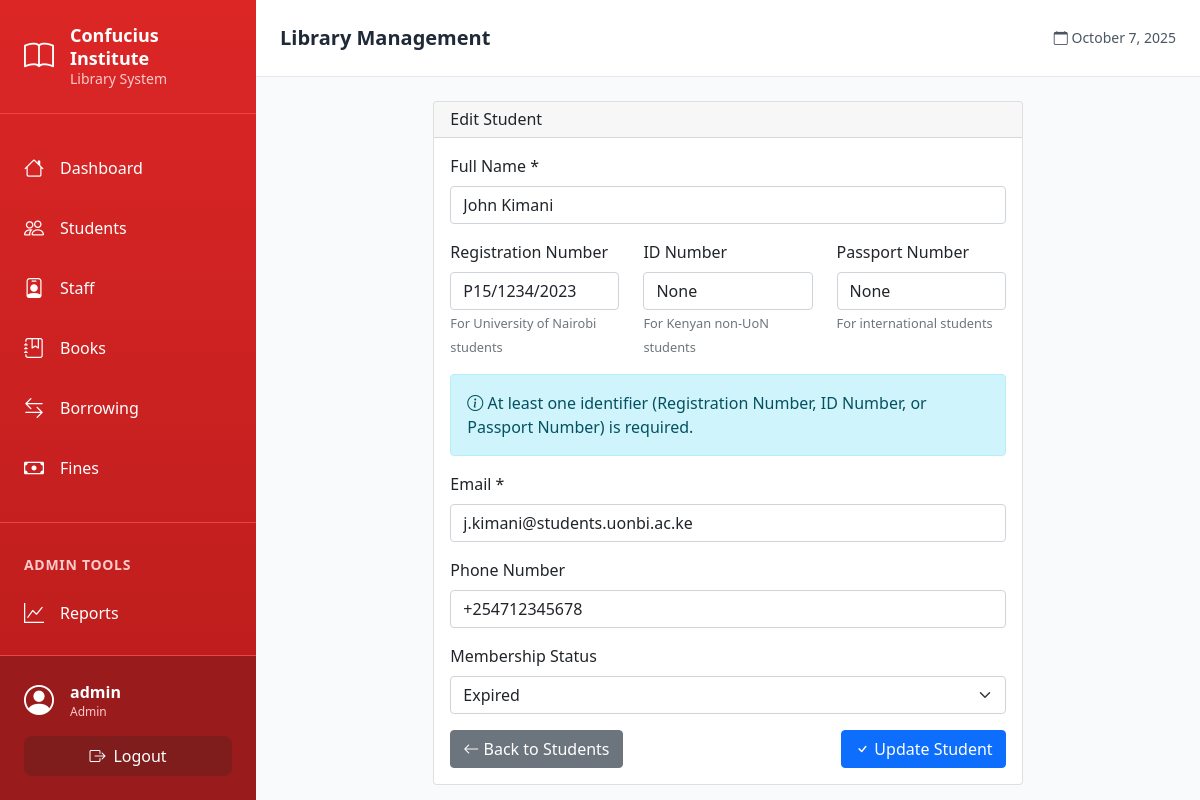
Page /students/1/edit (signed in) on the committed database.
### models.py (models this page shows, shortened)
class User(UserMixin, db.Model):
    id = db.Column(db.Integer, primary_key=True)
    username = db.Column(db.String(80), unique=True, nullable=False)
    email = db.Column(db.String(120), unique=True, nullable=False)
    password_hash = db.Column(db.String(120), nullable=False)
    role = db.Column(db.String(20), nullable=False, default='librarian')  # admin, librarian
    created_at = db.Column(db.DateTime, default=datetime.utcnow)
    active = db.Column(db.Boolean, default=True)  # Renamed from is_active to avoid conflict

class Student(db.Model):
    id = db.Column(db.Integer, primary_key=True)
    name = db.Column(db.String(100), nullable=False)
    registration_number = db.Column(db.String(50), unique=True, nullable=True)  # UoN students
    id_number = db.Column(db.String(20), unique=True, nullable=True)  # Kenyan non-UoN
    passport_number = db.Column(db.String(20), unique=True, nullable=True)  # International
    email = db.Column(db.String(120), nullable=False)
    phone = db.Column(db.String(20))
    membership_status = db.Column(db.String(20), default='active')  # active, suspended, expired
    created_at = db.Column(db.DateTime, default=datetime.utcnow)
    borrow_records = db.relationship('BorrowRecord', backref='student_ref', lazy=True)
    fines = db.relationship('Fine', backref='student_ref', lazy=True)

### blueprints/students.py (the view, shortened to what this page needs)
@students_bp.route('/<int:student_id>/edit', methods=['GET', 'POST'])
@login_required
def edit_student(student_id):
    student = Student.query.get_or_404(student_id)
    return render_template('students/form.html', student=student)

### templates/students/form.html (shortened to what this page needs)
{% extends "base.html" %}
{% block content %}
<div class="row">
    <div class="col-md-8 offset-md-2">
        <div class="card">
            <div class="card-header">
                <h4>{{ 'Edit' if student else 'Add New' }} Student</h4>
            </div>
            <div class="card-body">
                <form method="POST">
                    <div class="mb-3">
                        <label for="name" class="form-label">Full Name *</label>
                        <input type="text" class="form-control" id="name" name="name"
                               value="{{ student.name if student else '' }}" required>
                    </div>
                    <div class="row">
                        <div class="col-md-4">
                            <div class="mb-3">
                                <label for="registration_number" class="form-label">Registration Number</label>
                                <input type="text" class="form-control" id="registration_number" name="registration_number"
                                       value="{{ student.registration_number if student else '' }}"
                                       placeholder="For UoN students">
                                <small class="text-muted">For University of Nairobi students</small>
                            </div>
                        </div>
                        <div class="col-md-4">
                            <div class="mb-3">
                                <label for="id_number" class="form-label">ID Number</label>
                                <input type="text" class="form-control" id="id_number" name="id_number"
                                       value="{{ student.id_number if student else '' }}"
                                       placeholder="For Kenyan non-UoN">
                                <small class="text-muted">For Kenyan non-UoN students</small>
                            </div>
                        </div>
                        <div class="col-md-4">
                            <div class="mb-3">
                                <label for="passport_number" class="form-label">Passport Number</label>
                                <input type="text" class="form-control" id="passport_number" name="passport_number"
                                       value="{{ student.passport_number if student else '' }}"
                                       placeholder="For international">
                                <small class="text-muted">For international students</small>
                            </div>
                        </div>
                    </div>
                    <div class="alert alert-info">
                        <i class="bi bi-info-circle"></i> At least one identifier (Registration Number, ID Number, or Passport Number) is required.
                    </div>
                    <div class="mb-3">
                        <label for="email" class="form-label">Email *</label>
                        <input type="email" class="form-control" id="email" name="email"
                               value="{{ student.email if student else '' }}" required>
                    </div>
                    <div class="mb-3">
                        <label for="phone" class="form-label">Phone Number</label>
                        <input type="text" class="form-control" id="phone" name="phone"
                               value="{{ student.phone if student else '' }}"
                               placeholder="+254...">
                    </div>
                    <div class="mb-3">
                        <label for="membership_status" class="form-label">Membership Status</label>
                        <select class="form-select" id="membership_status" name="membership_status">
                            <option value="expired" {{ 'selected' if student and student.membership_status == 'expired' else '' }}>Expired</option>
                        </select>
                    </div>
                    <div class="d-flex justify-content-between">
                        <a href="{{ url_for('students.list_students') }}" class="btn btn-secondary">
                            <i class="bi bi-arrow-left"></i> Back to Students
                        </a>
                        <button type="submit" class="btn btn-primary">
                            <i class="bi bi-check"></i> {{ 'Update' if student else 'Add' }} Student
                        </button>
                    </div>
                </form>
            </div>
        </div>
    </div>
</div>
{% endblock %}

### templates/base.html (shortened to what this page needs)
<!DOCTYPE html>
<html lang="en">
<head>
    <link href="https://cdn.jsdelivr.net/npm/bootstrap@5.1.3/dist/css/bootstrap.min.css" rel="stylesheet">
    <link href="https://cdn.jsdelivr.net/npm/bootstrap-icons@1.7.2/font/bootstrap-icons.css" rel="stylesheet">
    <script src="https://cdn.tailwindcss.com"></script>
</head>
<body class="bg-gray-50">
    {% if current_user.is_authenticated %}
    <div class="flex h-screen overflow-hidden">
        <aside id="sidebar" class="fixed lg:static inset-y-0 left-0 z-40 w-64 bg-gradient-to-b from-red-600 to-red-700 text-white flex-shrink-0 overflow-y-auto transform -translate-x-full lg:translate-x-0 transition-transform duration-300">
            <div class="p-6 border-b border-red-500">
                <a href="{{ url_for('dashboard.index') }}" class="flex items-center gap-3 text-white hover:text-red-100 transition">
                    <i class="bi bi-book text-3xl"></i>
                    <div>
                        <div class="font-bold text-lg leading-tight">Confucius Institute</div>
                        <div class="text-sm text-red-200">Library System</div>
                    </div>
                </a>
            </div>
            <nav class="py-4 pb-32">
                <a href="{{ url_for('dashboard.index') }}" class="sidebar-link flex items-center gap-3 px-6 py-3 text-white hover:bg-red-500 transition">
                    <i class="bi bi-house text-xl"></i>
                    <span class="font-medium">Dashboard</span>
                </a>
                <a href="{{ url_for('students.list_students') }}" class="sidebar-link flex items-center gap-3 px-6 py-3 text-white hover:bg-red-500 transition">
                    <i class="bi bi-people text-xl"></i>
                    <span class="font-medium">Students</span>
                </a>
                <a href="{{ url_for('staff.list_staff') }}" class="sidebar-link flex items-center gap-3 px-6 py-3 text-white hover:bg-red-500 transition">
                    <i class="bi bi-person-badge text-xl"></i>
                    <span class="font-medium">Staff</span>
                </a>
                <a href="{{ url_for('books.list_books') }}" class="sidebar-link flex items-center gap-3 px-6 py-3 text-white hover:bg-red-500 transition">
                    <i class="bi bi-journal-bookmark text-xl"></i>
                    <span class="font-medium">Books</span>
                </a>
                <a href="{{ url_for('borrowing.list_borrows') }}" class="sidebar-link flex items-center gap-3 px-6 py-3 text-white hover:bg-red-500 transition">
                    <i class="bi bi-arrow-left-right text-xl"></i>
                    <span class="font-medium">Borrowing</span>
                </a>
                <a href="{{ url_for('fines.list_fines') }}" class="sidebar-link flex items-center gap-3 px-6 py-3 text-white hover:bg-red-500 transition">
                    <i class="bi bi-cash text-xl"></i>
                    <span class="font-medium">Fines</span>
                </a>
                {% if current_user.role == 'admin' %}
                <div class="mt-6 pt-6 border-t border-red-500">
                    <div class="px-6 py-2 text-sm font-semibold text-red-200 uppercase tracking-wider">Admin Tools</div>
                    <a href="{{ url_for('reports.index') }}" class="sidebar-link flex items-center gap-3 px-6 py-3 text-white hover:bg-red-500 transition">
                        <i class="bi bi-graph-up text-xl"></i>
                        <span class="font-medium">Reports</span>
                    </a>
                    <a href="{{ url_for('audit.list_audit_logs') }}" class="sidebar-link flex items-center gap-3 px-6 py-3 text-white hover:bg-red-500 transition">
                        <span class="font-medium">Audit Logs</span>
                    </a>
                    <a href="{{ url_for('backup.list_backups') }}" class="sidebar-link flex items-center gap-3 px-6 py-3 text-white hover:bg-red-500 transition">
                        <span class="font-medium">Backups</span>
                    </a>
                    <a href="{{ url_for('fines.fine_statistics') }}" class="sidebar-link flex items-center gap-3 px-6 py-3 text-white hover:bg-red-500 transition">
                        <span class="font-medium">Fine Statistics</span>
                    </a>
                </div>
                {% endif %}
            </nav>
            <div class="fixed bottom-0 left-0 w-64 border-t border-red-500 bg-red-800 p-4 transform -translate-x-full lg:translate-x-0 transition-transform duration-300" id="sidebar-footer">
                <div class="flex items-center gap-3 mb-3">
                    <i class="bi bi-person-circle text-3xl"></i>
                    <div class="flex-1 min-w-0">
                        <div class="font-semibold truncate">{{ current_user.username }}</div>
                        <div class="text-xs text-red-200">{{ current_user.role.title() }}</div>
                    </div>
                </div>
                <a href="{{ url_for('auth.logout') }}" class="flex items-center gap-2 justify-center w-full px-4 py-2 bg-red-900 hover:bg-red-950 rounded-lg transition">
                    <i class="bi bi-box-arrow-right"></i>
                    <span>Logout</span>
                </a>
            </div>
        </aside>
        <div class="flex-1 flex flex-col overflow-hidden w-full">
            <header class="bg-white shadow-sm border-b border-gray-200 px-4 lg:px-6 py-4">
                <div class="flex items-center justify-between">
                    <h1 class="text-lg lg:text-xl font-semibold text-gray-800 ml-16 lg:ml-0">{% block page_header %}Library Management{% endblock %}</h1>
                    <div class="text-sm text-gray-600">
                        <i class="bi bi-calendar"></i>
                        <span id="current-date"></span>
                    </div>
                </div>
            </header>
            <main class="flex-1 overflow-y-auto bg-gray-50">
                <div class="p-4 lg:p-6">
                    {% block content %}{% endblock %}
                </div>
            </main>
        </div>
    </div>
    {% endif %}
</body>
</html>

### templates/base.html (style rules this page uses)
.sidebar-link { transition: all 0.3s ease; }

### rows in the picture
User: username "admin", role "Admin"
Student: name "John Kimani", registration_number "P15/1234/2023", id_number "None", passport_number "None", email "j.kimani@students.uonbi.ac.ke", phone "+254712345678"

### other values in the picture
{{ 'Edit' if student else 'Add New' }} "Edit"
{{ 'Update' if student else 'Add' }} "Update"
